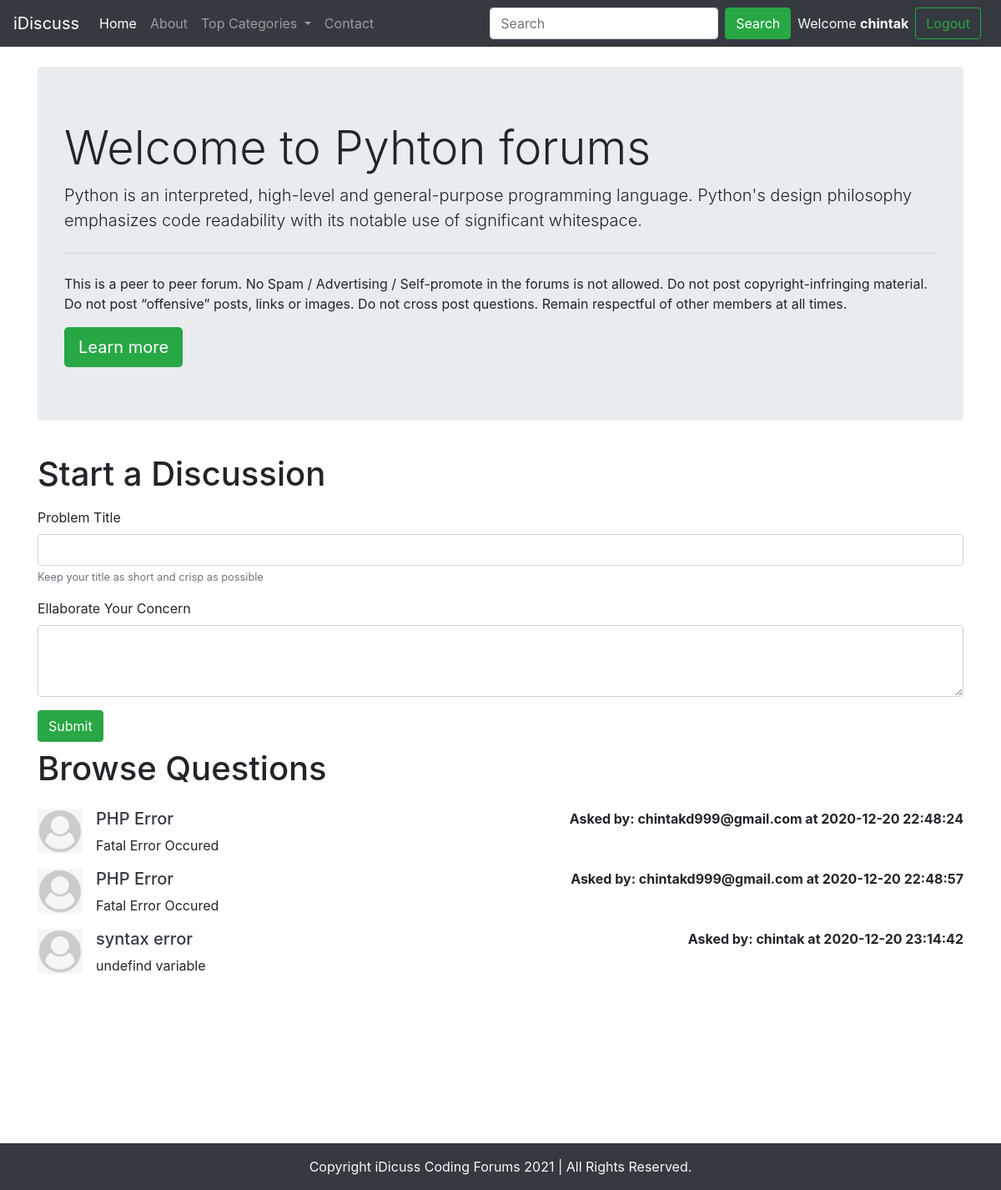
/threadlist.php?catid=2 (signed in), run on the app's committed database.
### tables this page shows
CREATE TABLE IF NOT EXISTS `categories` (
  `category_id` int(8) NOT NULL AUTO_INCREMENT,
  `category_name` varchar(255) NOT NULL,
  `category_description` varchar(255) NOT NULL,
  `created` datetime NOT NULL DEFAULT CURRENT_TIMESTAMP,
  PRIMARY KEY (`category_id`)
);

CREATE TABLE IF NOT EXISTS `threads` (
  `thread_id` int(7) NOT NULL AUTO_INCREMENT,
  `thread_title` varchar(255) NOT NULL,
  `thread_desc` text NOT NULL,
  `thread_cat_id` int(7) NOT NULL,
  `thread_user_id` int(7) NOT NULL,
  `timestamp` datetime NOT NULL DEFAULT CURRENT_TIMESTAMP,
  PRIMARY KEY (`thread_id`)
);

CREATE TABLE IF NOT EXISTS `users` (
  `sno` int(8) NOT NULL AUTO_INCREMENT,
  `user_email` varchar(30) NOT NULL,
  `user_pass` varchar(255) NOT NULL,
  `timestamp` datetime NOT NULL DEFAULT CURRENT_TIMESTAMP,
  PRIMARY KEY (`sno`)
);

### threadlist.php (the view, shortened to what this page needs)
<!doctype html>
<html lang="en">
<head>
    <link rel="stylesheet" href="https://maxcdn.bootstrapcdn.com/bootstrap/4.0.0/css/bootstrap.min.css"
>
</head>
<body>
    <?php
        include('partials/header.php');
        include('partials/db_connect.php');
        $id = $_GET['catid'];
        $sql = "SELECT * FROM `categories` WHERE category_id=$id";
        $result = mysqli_query($conn, $sql);
        while($row = mysqli_fetch_assoc($result)){
            $catname = $row['category_name'];
            $catdesc = $row['category_description'];
        }
    ?>
    <div class="container my-4">
        <div class="jumbotron">
            <h1 class="display-4">Welcome to <?php echo $catname;?> forums</h1>
            <p class="lead"> <?php echo $catdesc;?></p>
            <hr class="my-4">
            <p>This is a peer to peer forum. No Spam / Advertising / Self-promote in the forums is not allowed. Do not
                post copyright-infringing material. Do not post “offensive” posts, links or images. Do not cross post
                questions. Remain respectful of other members at all times.</p>
            <a class="btn btn-success btn-lg" href="#" role="button">Learn more</a>
        </div>
    </div>
    <?php
    if(isset($_SESSION['loggedin']) && $_SESSION['loggedin']==true){
    echo '<div class="container">
            <h1 class="py-2">Start a Discussion</h1>
            <form action="'. $_SERVER["REQUEST_URI"] . '" method="post">
                <div class="form-group">
                    <label for="exampleInputEmail1">Problem Title</label>
                    <input type="text" class="form-control" id="title" name="title" aria-describedby="emailHelp">
                    <small id="emailHelp" class="form-text text-muted">Keep your title as short and crisp as
                        possible</small>
                </div>
                <input type="hidden" name="sno" value="'. $_SESSION["sno"]. '">
                <div class="form-group">
                    <label for="exampleFormControlTextarea1">Ellaborate Your Concern</label>
                    <textarea class="form-control" id="desc" name="desc" rows="3"></textarea>
                </div>
                <button type="submit" class="btn btn-success">Submit</button>
            </form>
        </div>';
    }
    ?>
<div class="container mb-5" id="ques">
        <h1 class="py-2">Browse Questions</h1>
    <?php
    $id = $_GET['catid'];
    $sql = "SELECT * FROM `threads` WHERE thread_cat_id=$id";
    $result = mysqli_query($conn, $sql);
    while($row = mysqli_fetch_assoc($result)){
        $id = $row['thread_id'];
        $title = $row['thread_title'];
        $desc = $row['thread_desc'];
        $thread_time = $row['timestamp'];
        $thread_user_id = $row['thread_user_id'];
        $sql2 = "SELECT user_email FROM `users` WHERE sno='$thread_user_id'";
        $result2 = mysqli_query($conn, $sql2);
        $row2 = mysqli_fetch_assoc($result2);
        echo '<div class="media my-3">
            <img src="img/user.png" width="54px" class="mr-3" alt="...">
            <div class="media-body">'.
             '<h5 class="mt-0"> <a class="text-dark" href="thread.php?threadid=' . $id. '">'. $title . ' </a></h5>
                '. $desc . ' </div>'.'<div class="font-weight-bold my-0"> Asked by: '. $row2['user_email'] . ' at '. $thread_time. '</div>'.
        '</div>';
        }
    ?>
    </div>
    <?php
        include('partials/footer.php');
    ?>
</body>
</html>

### threadlist.php (style rules this page uses)
#ques { min-height: 433px; }

### data on the page
categories: category_name "Pyhton", category_description "Python is an interpreted, high-level and general-purpose programming language. Python's design philosophy emphasizes code readability with its notable use of significant whitespace."
threads: thread_title "PHP Error", thread_desc "Fatal Error Occured", users.user_email "chintakd999@gmail.com", timestamp "2020-12-20 22:48:24"
threads: thread_title "PHP Error", thread_desc "Fatal Error Occured", users.user_email "chintakd999@gmail.com", timestamp "2020-12-20 22:48:57"
threads: thread_title "syntax error", thread_desc "undefind variable", users.user_email "chintak", timestamp "2020-12-20 23:14:42"

### other printed values
$_SESSION['useremail'] "chintak"
